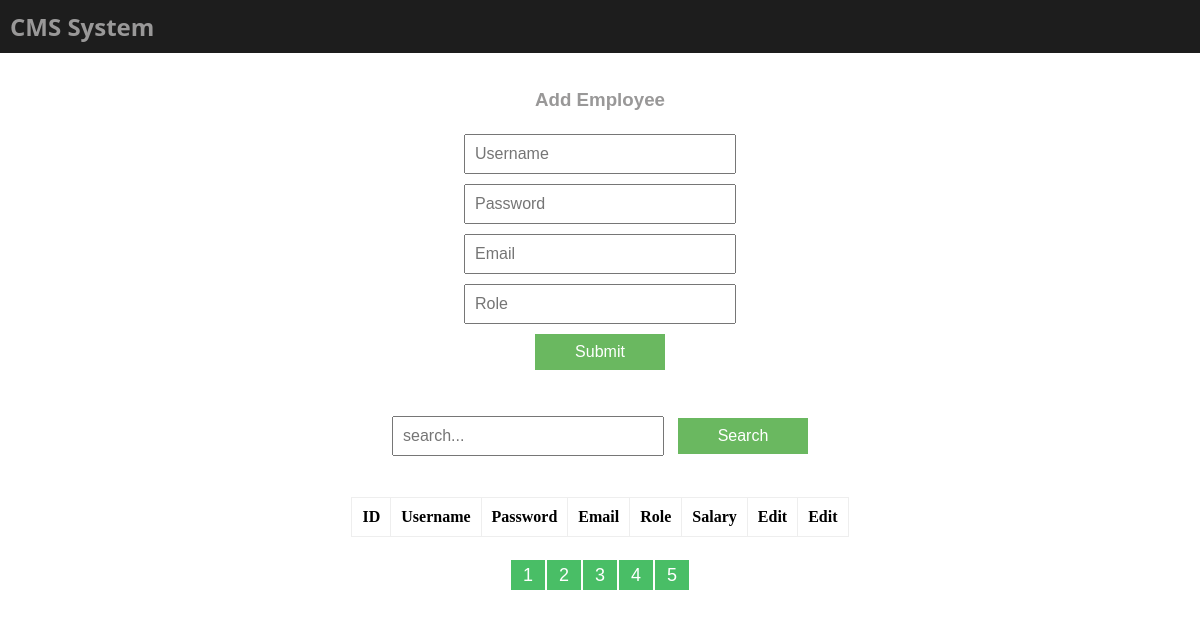
Before: / with the older database file.
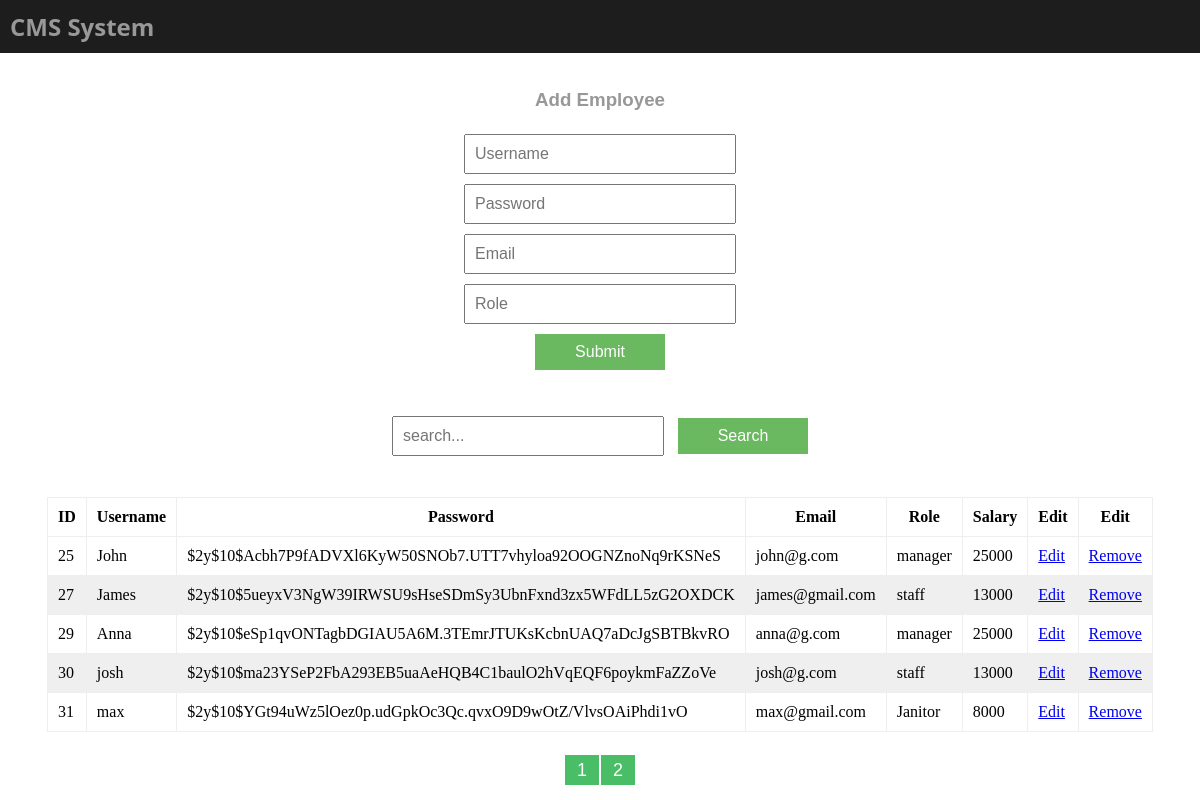
After: the same page with the newer database file.
### tables this page shows
CREATE TABLE `tbl_users` (
  `id` int(11) NOT NULL,
  `username` varchar(50) NOT NULL,
  `password` varchar(250) NOT NULL,
  `email` varchar(50) NOT NULL,
  `role` int(11) NOT NULL
);

CREATE TABLE `position` (
  `role_id` int(11) NOT NULL,
  `role` varchar(20) NOT NULL,
  `salary` int(20) NOT NULL
);

### includes/dbh.inc.php (called while the page is built, shortened)
<?php
class Database{
protected function db_connect(){
$this->dbhost = "localhost";
$this->dbuser = "root";
$this->dbpass = "";
$this->dbname = "crud_multiple_rows";
$this->connection = new mysqli($this->dbhost,$this->dbuser,$this->dbpass,$this->dbname);
return $this->connection;
}
}
?>

### includes/Select.class.php (called while the page is built, shortened)
<?php
include_once 'dbh.inc.php';
class Select_class extends Database{
    public function Select_all(){
        $query ="Select * from tbl_users " ;
        $result=mysqli_query($this->connection,$query);
        return $result;
    }
    public function Select_all_users($start_from,$record_per_page){
       $query = "Select tbl_users.`id`, tbl_users.`username`, tbl_users.`password`, tbl_users.`email`, position.`role`, position.`salary` From tbl_users ,position Where position.`role_id` = tbl_users.`role`  LIMIT $start_from,$record_per_page";
        $result=mysqli_query($this->connection,$query);
        return $result;
    }
}
?>

### index.php (the view, shortened to what this page needs)
<?php
include 'includes/Select.class.php';
$select_conn = new  Select_class();
$search_result_message = "";
?>
<?php
$record_per_page = 5;
$page ='';
if(isset($_GET['page'])){
    $select_conn = new  Select_class();
    $page = $_GET['page'];
}
else {
    $page =1;
}
$start_from = ($page-1)*$record_per_page;
$select_result =$select_conn->Select_all_users($start_from,$record_per_page);
?>
<?php
if(isset($_POST['search-btn'])){
$search_conn = new Select_class();
$search_text = $_POST['search-text'];
$select_result = $search_conn->search_query($search_text);
if(mysqli_num_rows($select_result)<=0){
    $select_result =$select_conn->Select_all_users($start_from,$record_per_page);
         $search_result_message= "No Found: $search_text";
}
elseif(mysqli_num_rows($select_result)>0) {
    $select_result = $search_conn->search_query($search_text);
    $search_result_message = "Found Result:$search_text";
}
if(empty($_POST['search-text'])){
    $select_result =$select_conn->Select_all_users($start_from,$record_per_page);
    $search_result_message = "";
}
}
else{
    $select_result =$select_conn->Select_all_users($start_from,$record_per_page);
}
?>
<!doctype html>
<html>
    <head>
    <link rel="stylesheet" type="text/css" href="css/style.css">
    </head>
<body>
    <div class ="page-container">
        <div class="header">
            <div class="container-wrapper">
                <div class="Logo-wrapper">
                   <h2> CMS System</h2>
                </div>
            </div>
</div>
<br><br>
            <section class="table">
                <center>
                    <h3>Add Employee</h3><br>
                    <form method="post" action="functions/reg_func.php">
                    <input type="text" name="username" placeholder="Username"> <br>
                    <input type="password" name="password" placeholder="Password"> <br>
                    <input type="text" name="email" placeholder="Email"><br>
                    <input type="number" name="role_id" placeholder="Role"><br>
                    <input type ="submit" name="reg-btn" value="Submit"><br>
                </form>
               <br><br>
               <form method="post" action="index.php">
                   <input type="text" name="search-text"placeholder="search..."/>
                   <input type ="submit" name="search-btn" value="Search">
                </form>
                <table>
                    <thead>
                        <th>ID</th><th>Username</th><th>Password</th><th>Email</th><th>Role</th><th>Salary</th><th>Edit</th><th>Edit</th>
                    </thead>
                    <tbody>
                        <?php echo $search_result_message." <br>";?>
                        <br>
                        <?php
                        while($row = mysqli_fetch_array($select_result)){
                        ?>
                        <tr>
                            <td><?php echo $row['id'];?></td>
                            <td><?php echo  $row['username'];?></td>
                            <td><?php echo  $row['password'];?></td>
                            <td><?php echo  $row['email'];?></td>
                            <td><?php echo  $row['role'];?></td>
                            <td><?php echo  $row['salary'];?></td>
                            <td><a href="Edit.php?id=<?php echo $row['id'];?>">Edit</td>
                            <td><a href="functions/delete_func.php?id=<?php echo $row['id'];?>">Remove</td>
                        </tr>
                        <?php
                        }
                        ?>
                    </tbody>
                </table>
                <br>
                <div class="page-nation">
                <?php
                $page_query = $select_conn->Select_all();
                $total_records = mysqli_num_rows($page_query);
                $total_pages = ceil($total_records/$record_per_page);
                for ($i=1;$i<=$total_pages;$i++){
                    echo "<a href='index.php?page=".$i."' class='page_nation_btn'>".$i."</a>";
                }
                ?>
                </div>
                </center>
            </section>
        </div>
</body>
</html>

### css/style.css (style rules this page uses)
* { margin:0; }
.header { background: #1d1d1d; padding:10px; }
table { border-collapse: collapse; }
tr:nth-child(even) { background-color:#eeee; }
th,td { padding:10px; border:1px solid #eee; }
input { margin:5px; padding:9px; width:250px; font-size: 16px; font-family: 'Franklin Gothic Medium', 'Arial Narrow', Arial, sans-serif; }
input[type="submit"] { width:130px; background:rgb(106, 184, 96); color:#ffffff; border:none; cursor: pointer; }
.page-nation { background:none; padding:10px; width:50%; }
.page_nation_btn { text-decoration:none; font-size:18px; padding-left:12px; padding-right:12px; padding-top:5px; padding-bottom:5px; width:50px; background: #49be66; color:#ffffff; margin:1px; font-family:Arial, Helvetica, sans-serif; }
h2 { color:#999898; font-family: 'Segoe UI', Tahoma, Geneva, Verdana, sans-serif; }
h3 { color:#999898; font-family: 'Gill Sans', 'Gill Sans MT', Calibri, 'Trebuchet MS', sans-serif; }

Changed rows visible on the page:
added tbl_users: id "25", username "John", password "$2y$10$Acbh7P9fADVXl6KyW50SNOb7.UTT7vhyloa92OOGNZnoNq9rKSNeS", email "john@g.com", position.role "manager", position.salary "25000"
added tbl_users: id "27", username "James", password "$2y$10$5ueyxV3NgW39IRWSU9sHseSDmSy3UbnFxnd3zx5WFdLL5zG2OXDCK", email "james@gmail.com", position.role "staff", position.salary "13000"
added tbl_users: id "29", username "Anna", password "$2y$10$eSp1qvONTagbDGIAU5A6M.3TEmrJTUKsKcbnUAQ7aDcJgSBTBkvRO", email "anna@g.com", position.role "manager", position.salary "25000"
added tbl_users: id "30", username "josh", password "$2y$10$ma23YSeP2FbA293EB5uaAeHQB4C1baulO2hVqEQF6poykmFaZZoVe", email "josh@g.com", position.role "staff", position.salary "13000"
added tbl_users: id "31", username "max", password "$2y$10$YGt94uWz5lOez0p.udGpkOc3Qc.qvxO9D9wOtZ/VlvsOAiPhdi1vO", email "max@gmail.com", position.role "Janitor", position.salary "8000"
Other visible differences:
list line gone: "3"
list line gone: "4"
list line gone: "5"
